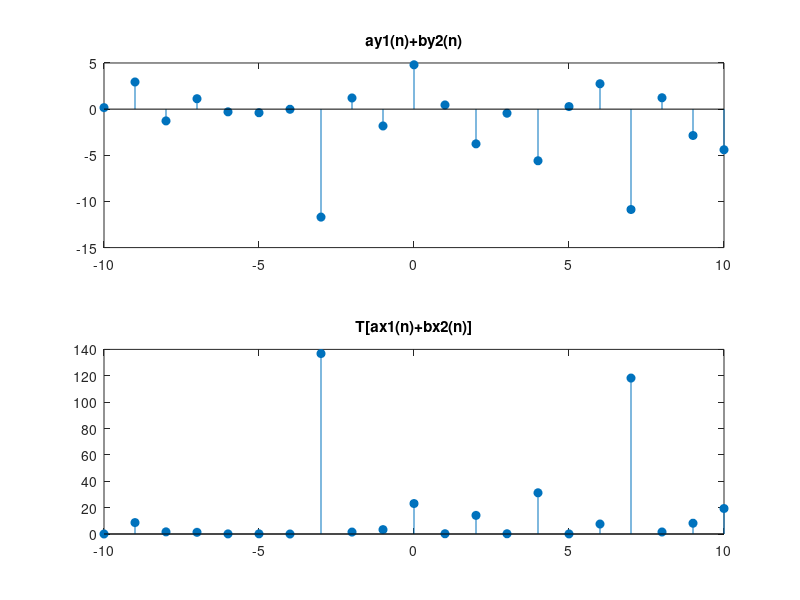

MATLAB code for this plot:
n=-10:10;
x1=randn(size(n));
x2=randn(size(n));
a=2; b=-3;

y1=x1.*x1;
y2=x2.*x2;

y=a*y1 + b*y2;
y=y.*y;
subplot(2,1,1);
stem(n,a*y1 + b*y2, 'fill');
title('ay1(n)+by2(n)');

subplot(2,1,2);
stem(n,y,'fill');
title('T[ax1(n)+bx2(n)]');
